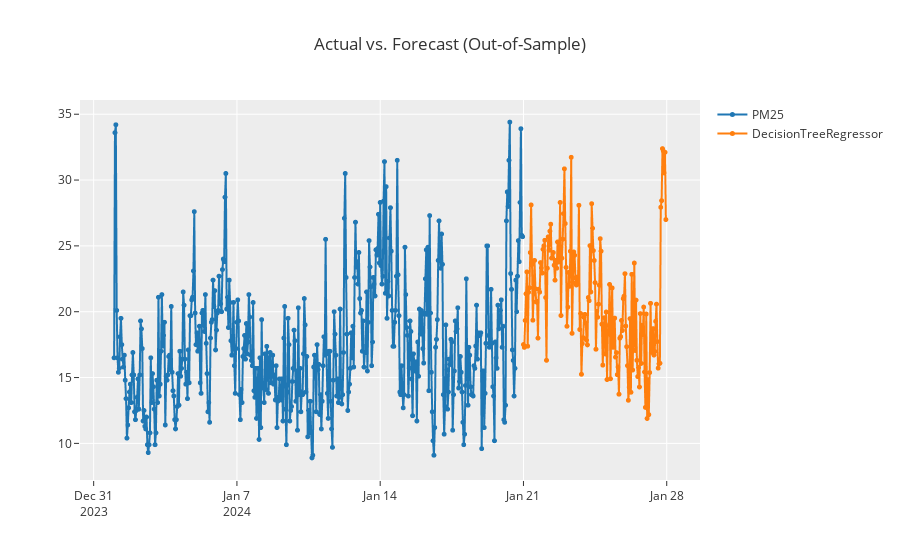

The notebook cell saved with this chart:
### Code cell
plot_model(final_model, plot = 'forecast', data_kwargs={'fh' : 168})

### Figure 1 — Plotly figure (JSON) as saved in the notebook; plotly's stock layout.template omitted (floating-point values rounded to 4 significant figures; data arrays with more than 128 entries replaced by an {"elided": "..."} marker saying what was removed)
{"data": [{"line": {"color": "rgb(31, 119, 180)", "width": 2}, "marker": {"color": "rgb(31, 119, 180)", "size": 5}, "mode": "lines+markers", "name": "PM25", "type": "scattergl", "x": {"elided": "648 str values"}, "xaxis": "x", "y": {"elided": "648 float values"}, "yaxis": "y"}, {"line": {"color": "rgb(255, 127, 14)", "width": 2}, "marker": {"color": "rgb(255, 127, 14)", "size": 5}, "mode": "lines+markers", "name": "DecisionTreeRegressor", "type": "scattergl", "x": {"elided": "648 str values"}, "xaxis": "x", "y": {"elided": "648 float values"}, "yaxis": "y"}], "layout": {"showlegend": true, "title": {"text": "Actual vs. Forecast (Out-of-Sample)"}, "xaxis": {"anchor": "y", "domain": [0, 1]}, "yaxis": {"anchor": "x", "domain": [0, 1]}}}
